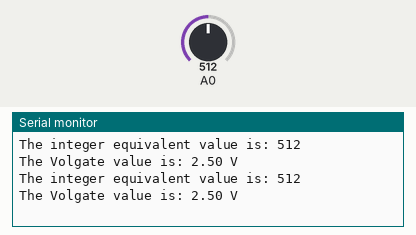
Simulated run of this sketch. Board: Arduino Uno, built with avr-gcc and run on an emulated ATmega328P. On the bench: the last lines printed to the serial monitor. The test bench sets the inputs (shaded band); at power-on: A0 = 512.

Above: at 1.8 s.
1.9 s: A0 set to 716
At 2.8 s:
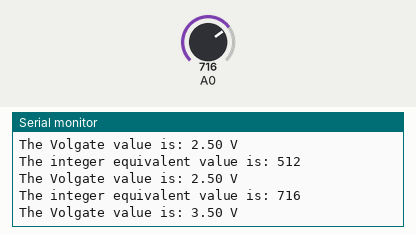
3.4 s: A0 set to 900
At 4.8 s:
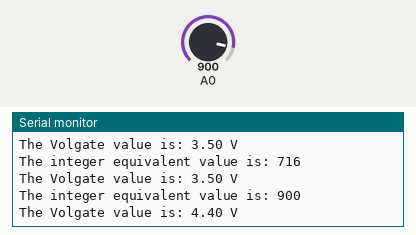
Timing chart, 0 to 6.4 s (numbered marks = the images above; inputs shaded):
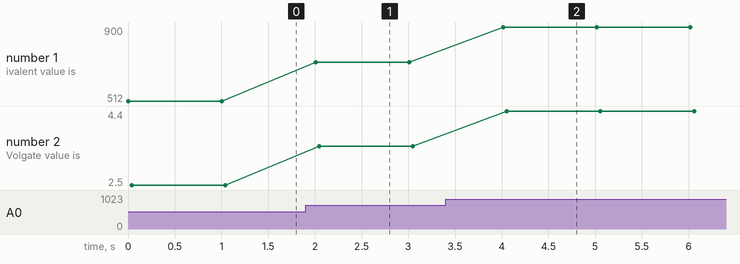

The sketch:

potentiometer.ino
```cpp
/*
 measure the analog voltage output from 10 K potentiometer connected to
 analog channel A0 and print it on serial port; means use serial communication to send the data
 back to laptop/computer and watch it on serial monitor of Arduino IDE
 step 1: To get the integer equivalent value of the analog voltage that is applied to channel A0
 step 2: To convert the integer equivalent value into analog voltage
 */

int temp;
float temp1;
void setup() {
  // put your setup code here, to run once:
  Serial.begin(9600); // initialize serial communication at 9600 bps baud rate
}

void loop() {
  // put your main code here, to run repeatedly:
  temp = analogRead(A0);
  // read the analog voltage applied on channel A0 and convert it into integer equivalent value
  Serial.print("The integer equivalent value is: ");
  Serial.println(temp);
  // print the integer equivalent value of analog voltage applied on A0 channel on serial port
  // formula for getting the voltage value
  temp1 = (temp*5.0)/1023.0;
  Serial.print("The Volgate value is: ");
  Serial.print(temp1,2);
  Serial.println(" V");
  delay(1000) ; // delay of 1 sec before the loop function repeat again
}
```

Measured:
- after the input at 1.9 s, the serial monitor: prints a new line after 0.11 s (image 1)
- after the input at 3.4 s, the serial monitor: prints a new line after 0.61 s (image 2)
- plotted number 1: 512 → 716 after the input at 1.9 s, 716 → 900 after the input at 3.4 s
- plotted number 2: 2.5 → 3.5 after the input at 1.9 s, 3.5 → 4.4 after the input at 3.4 s
